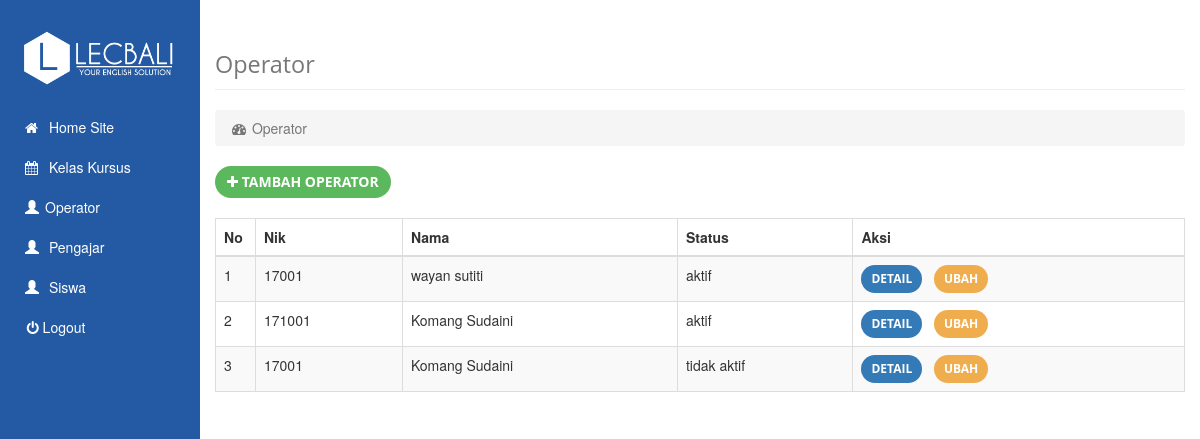
Page /index.php/operator on the committed database.
### tables this page shows
CREATE TABLE `users` (
  `id` int(11) NOT NULL,
  `username` varchar(255) NOT NULL,
  `nama` varchar(30) NOT NULL,
  `tgl_lahir` varchar(30) NOT NULL,
  `alamat` varchar(50) NOT NULL,
  `telpon` varchar(20) NOT NULL,
  `email` varchar(30) NOT NULL,
  `password` varchar(225) NOT NULL,
  `status` varchar(20) NOT NULL,
  `foto` text NOT NULL,
  `level` int(11) NOT NULL
);

CREATE TABLE `user_meta` (
  `id` int(11) NOT NULL,
  `nama_meta` varchar(225) NOT NULL,
  `nilai_meta` longtext NOT NULL,
  `id_user` int(11) NOT NULL
);

### application/controllers/operator.php (called while the page is built, shortened)
<?php if ( ! defined('BASEPATH')) exit('No direct script access allowed');
class Operator extends CI_Controller{
	function __construct(){
		$this->load->model('m_users');
	}
	function index() {
		$data = array('users' => $this->m_users->get_users(array('level'=>2)), 'title' => 'Operator');
		$data['slug'] = 'operator';
		$data['content'] = 'users/lists';
		$this->load->view('dashboard',$data);
	}
}

### index.php (called while the page is built, shortened)
<?php
require_once BASEPATH.'core/CodeIgniter.php';

### application/models/m_users.php (called while the page is built, shortened)
<?php  if ( ! defined('BASEPATH')) exit('No direct script access allowed');
	class M_users extends CI_Model {
		function get_users($filter) {
			$query = $this->db->get_where('users', $filter);
			return $query->result_object();
		}
		function get_meta($id, $meta_key) {
			$data = $this->db->get_where('user_meta', array('id_user' => $id, 'nama_meta' => $meta_key));
			if($data->result_id->num_rows>0) {
				return $data->result_array()[0];
			}
		}
	}
?>

### application/views/users/lists.php (the view, shortened to what this page needs)
<a href="<?= base_url().$slug; ?>/form" class="btn btn-success"><i class="fa fa-plus"></i> Tambah <?= $title;?></a>
<br><br>
<div class="table-responsive">
    <table class="table table-bordered table-hover table-striped">
        <thead>
            <tr>
                <th>No</th>
                <th>
                <?php if($slug == 'operator') { $meta = 'nik';?>
                    Nik
                <?php } else if($slug == 'pengajar') { $meta = 'kode_pengajar';?>
                    Kode Pengajar
                <?php } else if($slug == 'siswa') { $meta = 'kode_siswa';?>
                    Kode Siswa
                <?php } ?>
                </th>
                <th>Nama</th>
                <th>Status</th>
                <th>Aksi</th>
            </tr>
        </thead>
        <tbody>
        <?php
        $no = 1;
        if(!empty($users)) :
            $mo = $this->load->model('m_users');
            foreach($users as $val) {
                $usermeta = $mo->m_users->get_meta($val->id, $meta);
            ?>
            <tr>
                <td width="40px"><?= $no++?></td>
                <td><?= $usermeta['nilai_meta']; ?></td>
                <td><?= $val->nama; ?></td>
                <td><?= $val->status; ?></td>
                <td>
                    <a href="<?= base_url(). $slug;?>/detail/<?= $val->id; ?>" class="btn btn-sm btn-primary">Detail</a>
                    <a href="<?= base_url(). $slug;?>/form/<?= $val->id; ?>" class="btn  btn-sm btn-warning">Ubah</a>
                </td>
            </tr>
            <?php }
        endif;
        ?>
        </tbody>
    </table>
</div>

### assets/css/sb-admin.css (style rules this page uses)
body { background-color: #222; }

### assets/css/style.css (style rules this page uses)
html, body { height: 100%; min-height: 100%; }
body { background-color: white; }

### rows in the picture
users: user_meta.nilai_meta "17001", nama "wayan sutiti", status "aktif"
users: user_meta.nilai_meta "171001", nama "Komang Sudaini", status "aktif"
users: user_meta.nilai_meta "17001", nama "Komang Sudaini", status "tidak aktif"

### other values in the picture
$title "Operator"
$title "OPERATOR"
